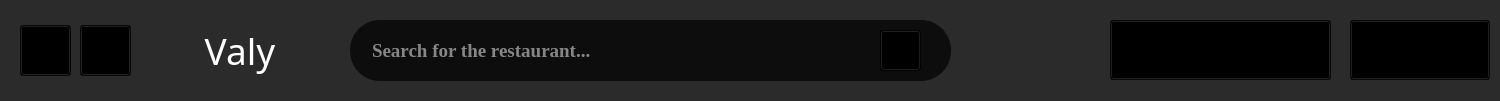
    <widget class="QWidget" name="TitleBar" native="true">
     <property name="geometry">
      <rect>
       <x>0</x>
       <y>10</y>
       <width>1500</width>
       <height>101</height>
      </rect>
     </property>
     <property name="styleSheet">
      <string notr="true">background-color: rgba(0,0,0,150);
</string>
     </property>
     <widget class="QLineEdit" name="lineEditSearch">
      <property name="geometry">
       <rect>
        <x>350</x>
        <y>20</y>
        <width>601</width>
        <height>61</height>
       </rect>
      </property>
      <property name="font">
       <font>
        <family>Times New Roman</family>
        <pointsize>14</pointsize>
        <weight>75</weight>
        <bold>true</bold>
       </font>
      </property>
      <property name="whatsThis">
       <string>&lt;html&gt;&lt;head/&gt;&lt;body&gt;&lt;p&gt;&lt;br/&gt;&lt;/p&gt;&lt;/body&gt;&lt;/html&gt;</string>
      </property>
      <property name="styleSheet">
       <string notr="true">COLOR: rgb(255, 255, 255);
background-color: rgba(0,0,0,180);

border-radius: 30px;
padding-left: 20px;
</string>
      </property>
      <property name="text">
       <string/>
      </property>
      <property name="placeholderText">
       <string>Search for the restaurant...</string>
      </property>
     </widget>
     <widget class="QPushButton" name="pushButtonSearch">
      <property name="geometry">
       <rect>
        <x>880</x>
        <y>30</y>
        <width>41</width>
        <height>41</height>
       </rect>
      </property>
      <property name="styleSheet">
       <string notr="true">QPushButton {
    background-color: transparent;
    border-radius: 10px;
    padding: 5px;
}

QPushButton:hover{
    background-color: rgb(71, 71, 71); 
};

</string>
      </property>
      <property name="text">
       <string/>
      </property>
      <property name="icon">
       <iconset>
        <normaloff>../Images/ic_search.png</normaloff>../Images/ic_search.png</iconset>
      </property>
      <property name="iconSize">
       <size>
        <width>50</width>
        <height>50</height>
       </size>
      </property>
     </widget>
     <widget class="QPushButton" name="pushButtonWriteReview">
      <property name="geometry">
       <rect>
        <x>1110</x>
        <y>20</y>
        <width>221</width>
        <height>60</height>
       </rect>
      </property>
      <property name="font">
       <font>
        <family>Georgia</family>
        <pointsize>14</pointsize>
        <weight>75</weight>
        <bold>true</bold>
       </font>
      </property>
      <property name="styleSheet">
       <string notr="true">QPushButton {
    background-color: transparent;
    border-radius: 10px;
    padding: 5px;
	color: rgb(255, 255, 255);
}

QPushButton:hover{
    background-color: rgb(71, 71, 71); 
};

</string>
      </property>
      <property name="text">
       <string>Write a review</string>
      </property>
     </widget>
     <widget class="QPushButton" name="pushButtonLogOut">
      <property name="geometry">
       <rect>
        <x>1350</x>
        <y>20</y>
        <width>140</width>
        <height>60</height>
       </rect>
      </property>
      <property name="font">
       <font>
        <family>Georgia</family>
        <pointsize>14</pointsize>
        <weight>75</weight>
        <italic>false</italic>
        <bold>true</bold>
       </font>
      </property>
      <property name="styleSheet">
       <string notr="true">
QPushButton {
    background-color: rgb(255, 255, 255);
    border-radius: 10px;
    padding: 5px;
}

QPushButton:hover{
    background-color: rgba(231, 230, 230, 252); 
    color: black;
};

</string>
      </property>
      <property name="text">
       <string>Log Out</string>
      </property>
     </widget>
     <widget class="QPushButton" name="pushButtonWritePrevious">
      <property name="geometry">
       <rect>
        <x>20</x>
        <y>25</y>
        <width>51</width>
        <height>51</height>
       </rect>
      </property>
      <property name="font">
       <font>
        <family>VNI-Souvir</family>
        <pointsize>12</pointsize>
        <weight>75</weight>
        <bold>true</bold>
       </font>
      </property>
      <property name="styleSheet">
       <string notr="true">

QPushButton {
    background-color: transparent;
    border-radius: 10px;
    padding: 5px;
	color: rgb(255, 255, 255);
}

QPushButton:hover{
    background-color: rgb(71, 71, 71); 
};
background-color: transparent;</string>
      </property>
      <property name="text">
       <string/>
      </property>
      <property name="icon">
       <iconset>
        <normaloff>../Images/ic_left.png</normaloff>../Images/ic_left.png</iconset>
      </property>
      <property name="iconSize">
       <size>
        <width>40</width>
        <height>40</height>
       </size>
      </property>
     </widget>
     <widget class="QPushButton" name="pushButtonWriteNext">
      <property name="geometry">
       <rect>
        <x>80</x>
        <y>25</y>
        <width>51</width>
        <height>51</height>
       </rect>
      </property>
      <property name="font">
       <font>
        <family>VNI-Souvir</family>
        <pointsize>12</pointsize>
        <weight>75</weight>
        <bold>true</bold>
       </font>
      </property>
      <property name="styleSheet">
       <string notr="true">
QPushButton {
    background-color: transparent;
    border-radius: 10px;
    padding: 5px;
	color: rgb(255, 255, 255);
}

QPushButton:hover{
    background-color: rgb(71, 71, 71); 
};
background-color: transparent;
</string>
      </property>
      <property name="text">
       <string/>
      </property>
      <property name="icon">
       <iconset>
        <normaloff>../Images/ic_right.png</normaloff>../Images/ic_right.png</iconset>
      </property>
      <property name="iconSize">
       <size>
        <width>40</width>
        <height>40</height>
       </size>
      </property>
     </widget>
     <widget class="QLabel" name="labelValy">
      <property name="geometry">
       <rect>
        <x>150</x>
        <y>0</y>
        <width>180</width>
        <height>101</height>
       </rect>
      </property>
      <property name="font">
       <font>
        <family>VNI-Ariston</family>
        <pointsize>28</pointsize>
        <weight>9</weight>
        <italic>false</italic>
        <bold>false</bold>
       </font>
      </property>
      <property name="styleSheet">
       <string notr="true">background-color: transparent;
color: rgb(255, 255, 255);font: 75 28pt &quot;VNI-Ariston&quot;;</string>
      </property>
      <property name="text">
       <string>Valy</string>
      </property>
      <property name="scaledContents">
       <bool>true</bool>
      </property>
      <property name="alignment">
       <set>Qt::AlignCenter</set>
      </property>
     </widget>
    </widget>
